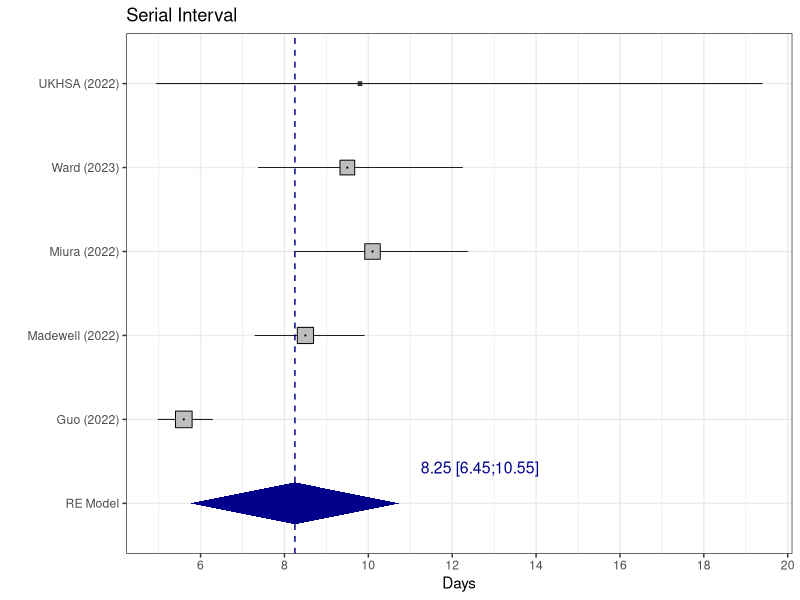

Recreate this plot in R.
# Load necessary libraries
rm(list = ls())
dev.off()

library(ggplot2)
library(dplyr)
library(readxl)
library(ggthemes)

# Data frame with studies and their respective data points
df <- read_excel("data/mpox_meta_results.xlsx")
df <- df %>% filter(Parameter == "Serial Interval",
                    !Study == "Heterogeneity")
df$Study[df$Study=="Random effects model"] <- "RE Model"
df_nomodel <- df %>% filter(!Study == "RE Model")
df$StudyLevels <- factor(df$Study,
                         levels = c("RE Model", df_nomodel$Study))
effect_model <- df %>% filter(Study == "RE Model")

# Function to create diamond shape
create_diamond <- function(center_x, center_y, width, height) {
  half_width <- width / 2
  half_height <- height / 2
  return(data.frame(
    x = c(center_x, center_x + half_width, center_x, center_x - half_width, center_x),
    y = c(center_y + half_height, center_y, center_y - half_height, center_y, center_y + half_height)
  ))
}

diamond_data <- create_diamond(center_x = 1, 
                               center_y = effect_model$Mean, 
                               width = 0.5, 
                               height = 5)

# Your existing ggplot code

ggplot(df, aes(x = StudyLevels, y = Mean)) +
  geom_errorbar(aes(ymin = LowerCI, ymax = UpperCI), width = 0.01, color = "black", size = 0.3) + # Confidence interval error bars
  geom_hline(yintercept = effect_model$Mean, linetype = "dashed", color = "darkblue") + # Vertical line at x = 1
  geom_point(aes(size = Weight), fill = "grey", pch = 22, colour = "black") + # Use color to differentiate points
  geom_point(colour = "black", size = 0.1) + # Use color to differentiate points
  # geom_errorbar(data = effect_model, aes(ymin = LowerCI, ymax = UpperCI), 
  #               width = 0, size = 2, color = "blue") + # Confidence interval error bars
  geom_polygon(data = diamond_data, aes(x = x, y = y), fill = "darkblue") + # Add the filled diamond shape
  geom_text(data = effect_model, 
            aes(label = "8.25 [6.45;10.55]"),
            hjust = 0, vjust = 1, nudge_x = 0.5, nudge_y = 3, 
            size = 4, colour = "darkblue") + # Label for the summary effect
  cowplot::theme_minimal_grid() +
  scale_y_continuous(breaks = seq(0, 20, by = 2)) +
  coord_flip() + # Flip coordinates for the forest plot
  # theme(legend.position = "none", # No legend required
  #       axis.text.x = element_text(angle = 0, hjust = 1), # Rotate x-axis text
  #       axis.title.x = element_blank(), # No axis title
  #       plot.title = element_text(hjust = 0.5)) + # Center the plot title
  labs(title = "Serial Interval", x = "", y = "Days") + # Title of the plot 
  theme_bw()+
  theme(legend.position = c(0.8, 0.5), legend.key.size = unit(1, 'mm'), 
        legend.text = element_text(size=8), legend.title = element_text(size=8))  +
  theme(legend.position = "none")
